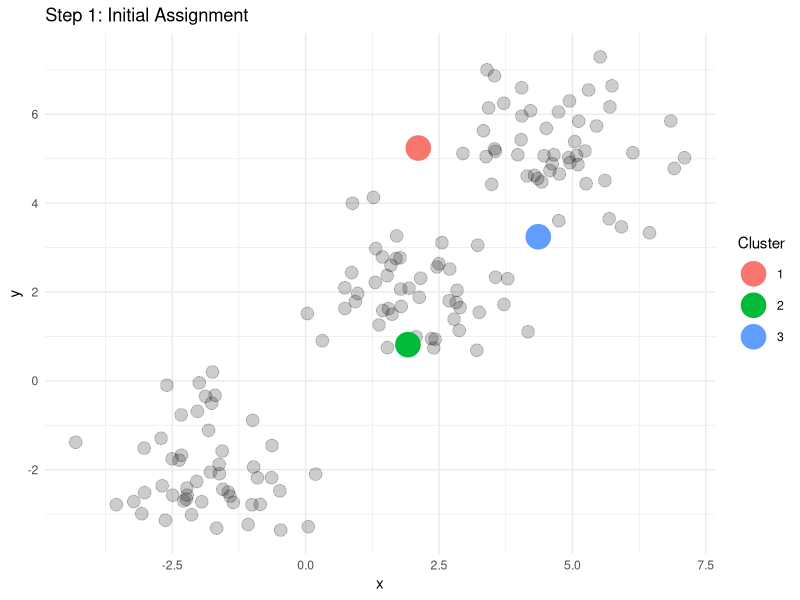
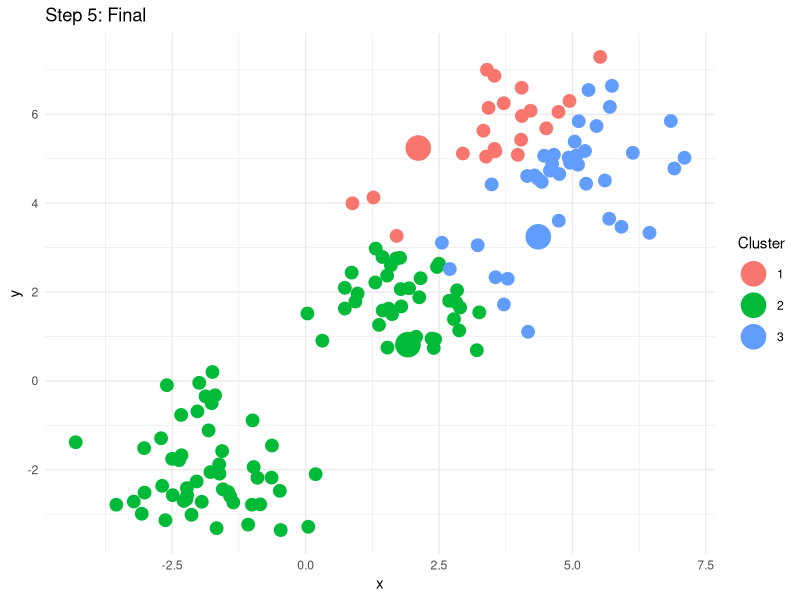
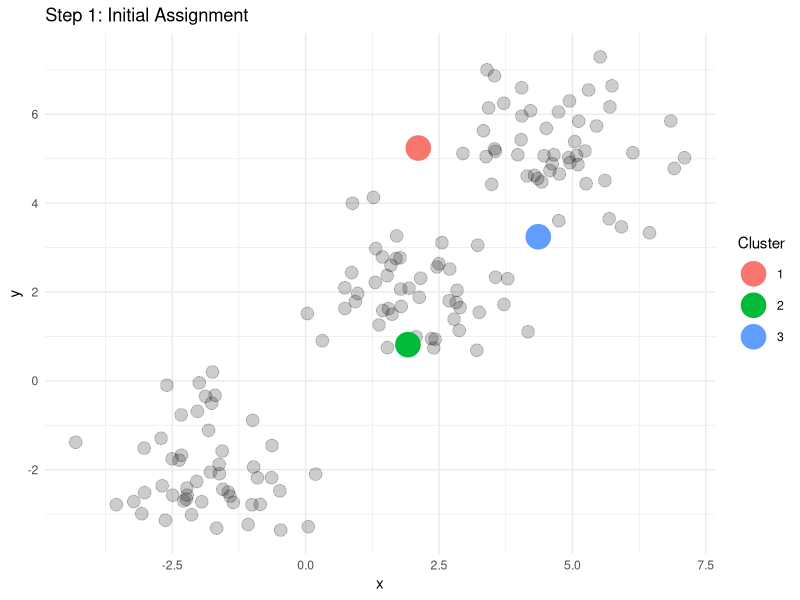
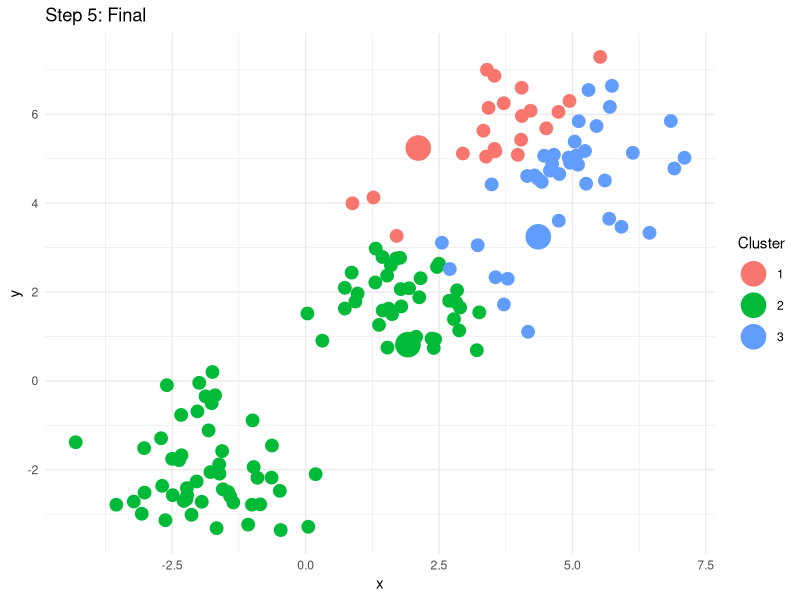
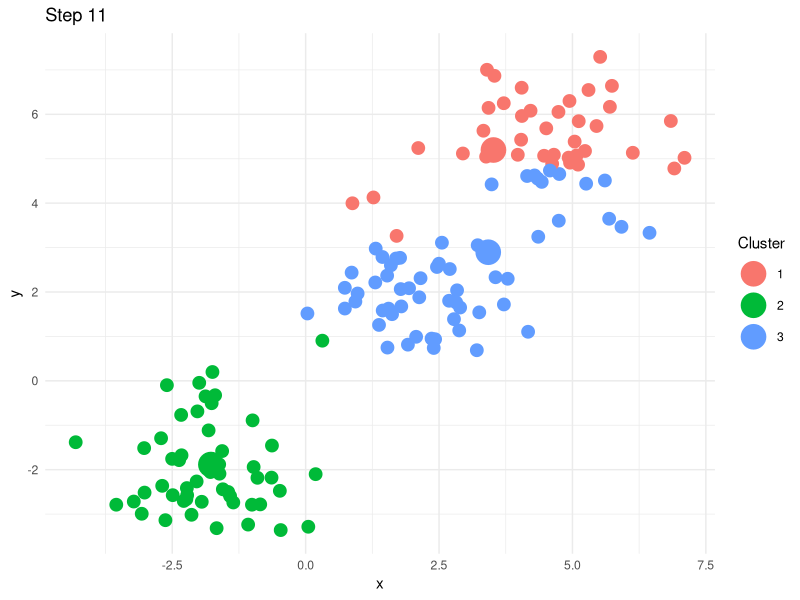

Reproduce these figures in R, in order.
library(ggplot2)
library(dplyr)

# Generate sample data
set.seed(123)
data <- data.frame(x = c(rnorm(50, 2), rnorm(50, -2), rnorm(50, 5)),
                   y = c(rnorm(50, 2), rnorm(50, -2), rnorm(50, 5)))

# Initialize centroids
set.seed(123)
k <- 3
centroids <- data %>% sample_n(k) 


# empty data

ggplot() +
  geom_point(data = data, aes(x = x, y = y), color="black", alpha=.2, size=4) +
  geom_point(data = centroids %>% mutate(cluster=c(1, 2, 3)), 
             aes(x = x, y = y, color = factor(cluster)), size = 8) +
  ggtitle("Step 1: Initial Assignment") +
  theme_minimal() +
  labs(color = "Cluster")

library(here)
ggsave(here("slides", "week6_figs", "kmeans1.png"))



# Function to assign points to the nearest centroid
assign_points_to_centroids <- function(data, centroids) {
  distances <- as.matrix(dist(rbind(data, centroids)))
  distances <- distances[1:nrow(data), (nrow(data) + 1):(nrow(data) + nrow(centroids))]
  closest <- apply(distances, 1, which.min)
  data$cluster <- closest
  return(data)
}

# Function to update centroids based on current assignments
update_centroids <- function(data, k) {
  centroids <- data %>%
    group_by(cluster) %>%
    summarise(x = mean(x), y = mean(y)) %>%
    mutate(cluster=c(1, 2, 3))
  return(centroids)
}

# Plotting function
plot_kmeans <- function(data, centroids, title) {
  ggplot() +
    geom_point(data = data, aes(x = x, y = y, color = factor(cluster)), size=4) +
    geom_point(data = centroids, aes(x = x, y = y, color = factor(cluster)), size = 8) +
    ggtitle(title) +
    theme_minimal() +
    labs(color = "Cluster")
}

# Initial assignment
data <- assign_points_to_centroids(data, centroids)
plot_kmeans(data, centroids %>% mutate(cluster=c(1, 2, 3)), "Step 5: Final")
ggsave(here("slides", "week6_figs", "kmeans5.png"))


# Iterate through the k-means steps
i=3
for(i in 1:10) {
  old_centroids <- centroids
  centroids <- update_centroids(data, k)
  data <- assign_points_to_centroids(data, centroids)
  
  # Plot each iteration
  plot_kmeans(data, centroids, paste("Step", i + 1))

  # Check for convergence
  if(identical(old_centroids, centroids)) {
    break
  }
}


ggsave(here("slides", "week6_figs", "kmeansfinal.png"))
